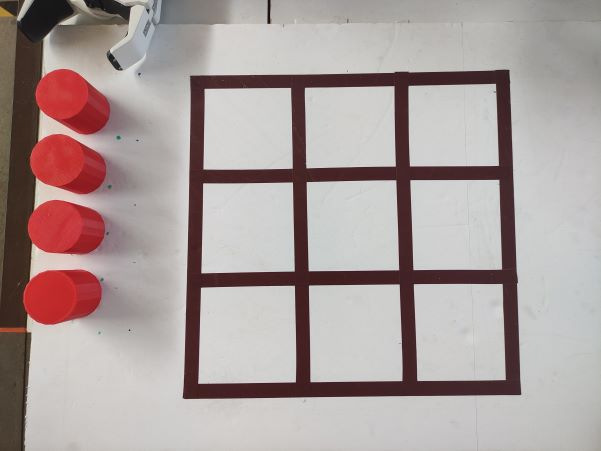
#> input picture tictactoe/img/playground_base.jpg, 601 x 451 px
$ python -i detect_board.py   (imports and definitions only)   (older library calls are emulated)
#> lines starting #> are read from the running program, lines starting #| are printed output that depends on the picture; after the words box and inside, x2 and y2 are one past the last pixel; in counts of white or black regions, pixels touching at a corner belong together
#> further down, picture is the input picture: shape (451, 601, 3); mean B, G, R 156.1, 157.8, 170.5
"""
Detect board using Hough transform and perform classification in each case
"""
from cv2 import cv2 as cv
import numpy as np

from sklearn.cluster import KMeans


def find_board(board_img):
    """
    Find the board in the image using Hough algorithm
    :param board_img: the image of the board
    :return: the vertical and horizontal lines
    """
    edges = cv.Canny(cv.cvtColor(board_img, cv.COLOR_BGR2GRAY), 210, 256)
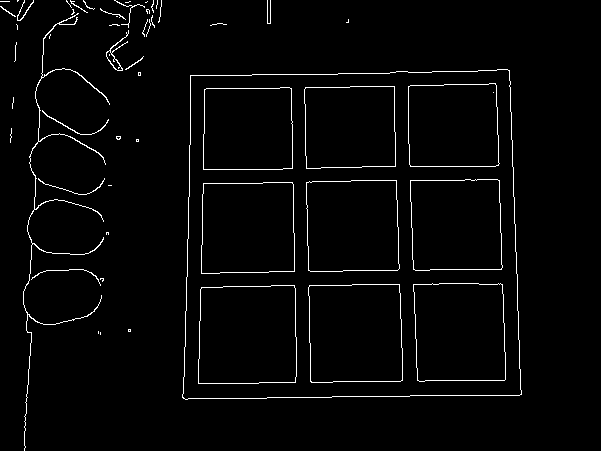
#> edges: shape (451, 601); 2.4% white in thin lines or dots, all inside (x1, y1, x2, y2) = (0, 0, 522, 451)
    rho = 1  # distance resolution in pixels of the Hough grid
    theta = np.pi / 180  # angular resolution in radians of the Hough grid
    # minimum number of votes (intersections in Hough grid cell)
    threshold = 15
    min_line_length = 150  # minimum number of pixels making up a line
    max_line_gap = 50  # maximum gap in pixels between connectable line segment
    # Run Hough on edge detected image
    # Output "lines" is an array containing endpoints of detected line segments
    lines = cv.HoughLinesP(edges, rho, theta, threshold, np.array([]),
                           min_line_length, max_line_gap)
#> lines = 34 rows, first 6: [190, 89, 510, 83], [406, 71, 417, 395], [189, 183, 396, 180], [185, 399, 455, 395], [183, 384, 402, 380], [190, 76, 509, 70]

    # Draw the lines on the edge image
    horizontal, vertical = [], []
    for line in lines:
        for x1, y1, x2, y2 in line:
            a = (y2 - y1) / (x2 - x1)
            b = y1 - a * x1

            if np.abs(a) < 0.1:
                horizontal.append((a, b))
            elif np.abs(a) > 2:
                vertical.append((a, b))
#> this loop made 34 passes
#> line on passes 1 to 12: [[190, 89, 510, 83]], [[406, 71, 417, 395]], [[189, 183, 396, 180]], [[185, 399, 455, 395]], [[183, 384, 402, 380]], [[190, 76, 509, 70]], [[189, 169, 415, 166]], [[186, 288, 517, 282]], [[509, 71, 520, 394]], [[495, 70, 506, 395]], [[186, 310, 190, 75]], [[394, 120, 403, 396]]
#> after the loop, horizontal = [(-0.0187, 92.56), (-0.0145, 185.7), (-0.0148, 401.7), (-0.0183, 387.3), (-0.0188, 79.57), (-0.0133, 171.5), (-0.0181, 291.4)]; vertical = 27 pairs, first value -58.75 to 58.4, second value -17724 to 11237.5
    vertical = np.array(vertical)
    V = np.array([(200 - b) / a for a, b in vertical]).reshape(-1, 1)
#> V = 27 values, max 513.4 at index 1, min 29.72 at index 21, mean 173.3
    kmeans = KMeans(n_clusters=4, random_state=0).fit(V)
    vertical = np.array(
        [vertical[np.where(kmeans.labels_ == i)[0]].mean(axis=0)
         for i in range(4)])
#> vertical = [[-6.33, 517.5], [29.83, -13091.9], [-54.33, 10908.2], [55.83, -16654.9]]
    horizontal = np.array(horizontal)
#> horizontal = [[-0.0187, 92.56], [-0.0145, 185.7], [-0.0148, 401.7], [-0.0183, 387.3], [-0.0188, 79.57], [-0.0133, 171.5], [-0.0181, 291.4]]
    H = np.array([200 * a + b for a, b in horizontal]).reshape(-1, 1)
#> H = [88.81, 182.8, 398.8, 383.7, 75.81, 168.9, 287.7]
    kmeans = KMeans(n_clusters=4, random_state=0).fit(H)
    horizontal = np.array(
        [horizontal[np.where(kmeans.labels_ == i)[0]].mean(axis=0)
         for i in range(4)])
#> horizontal = [[-0.0165, 394.5], [-0.0188, 86.07], [-0.0139, 178.6], [-0.0181, 291.4]]
    V = np.array([(200 - b) / a for a, b in vertical])
#> V = [50.14, 445.6, 197.1, 301.9]
    vertical = vertical[V.argsort()]
#> vertical = [[-6.33, 517.5], [-54.33, 10908.2], [55.83, -16654.9], [29.83, -13091.9]]
    H = np.array([200 * a + b for a, b in horizontal])
#> H = [391.2, 82.31, 175.8, 287.7]
    horizontal = horizontal[H.argsort()]
#> horizontal = [[-0.0188, 86.07], [-0.0139, 178.6], [-0.0181, 291.4], [-0.0165, 394.5]]

    return vertical.tolist(), horizontal.tolist()


# [57 lines left out: functions find_board_corners, find_board_cases, get_board_cases, not called in this run]

>>> import cv2
>>> picture = cv2.imread('../img/playground_base.jpg')
>>> result = find_board(picture)
#> result = ([[-6.33, 517.5], [-54.33, 10908.2], [55.83, -16654.9], [29.83, -13091.9]], [[-0.0188, 86.07], [-0.0139, 178.6], [-0.0181, 291.4], [-0.0165, 394.5]])

$ run again, on tictactoe/img/dimPieces2.png
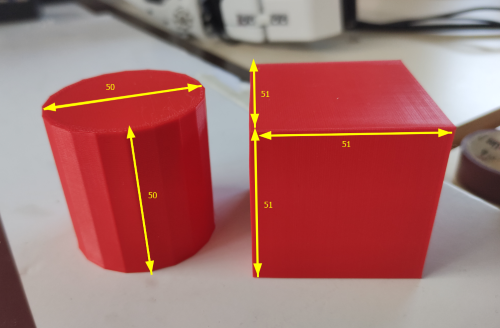
#> input picture tictactoe/img/dimPieces2.png, 500 x 328 px
#> picture is the input picture: shape (328, 500, 3); mean B, G, R 106.2, 108.2, 166.1
#> in find_board, `edges = cv.Canny(cv.cvtColor(board_img, cv.COLOR_BGR2GRAY), 210, 256)`:
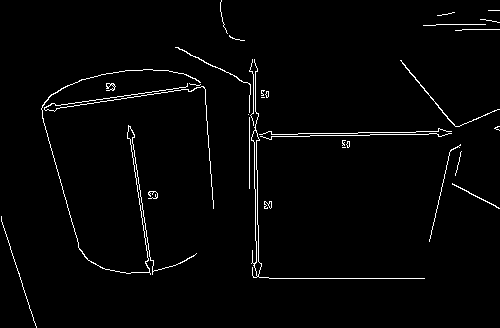
#> edges: shape (328, 500); 2.1% white in thin lines or dots
#> lines = 13 rows, first 6: [119, 71, 148, 258], [208, 136, 499, 130], [269, 278, 424, 278], [208, 137, 451, 133], [41, 109, 255, 79], [121, 71, 152, 271]
#> the loop in find_board, `for line in lines:` made 13 passes
#> after the loop in find_board, `for line in lines:`: horizontal = [(-0.0206, 140.3), (0, 278), (-0.0165, 140.4), (-0.0207, 139.2)]; vertical = [(6.45, -696.3), (6.45, -709.6), (54.25, -13720.5), (54.5, -13675), (-20.22, 5369), (62.67, -15780.7)]
#> in find_board, `vertical = np.array(vertical)`: vertical = [[6.45, -696.3], [6.45, -709.6], [54.25, -13720.5], [54.5, -13675], [-20.22, 5369], [62.67, -15780.7]]
#> in find_board, `V = np.array([(200 - b) / a for a, b in vertical]).reshape(-1, 1)`: V = [139, 141, 256.6, 254.6, 255.6, 255]
#> in find_board, `vertical = np.array( [vertical[np.where(kmeans.labels_ == i)[0]].mean(..`: vertical = [[58.58, -14727.8], [6.45, -709.6], [17.01, -4175.8], [6.45, -696.3]]
#> in find_board, `horizontal = np.array(horizontal)`: horizontal = [[-0.0206, 140.3], [0, 278], [-0.0165, 140.4], [-0.0207, 139.2]]
#> in find_board, `H = np.array([200 * a + b for a, b in horizontal]).reshape(-1, 1)`: H = [136.2, 278, 137.1, 135.1]
#> in find_board, `horizontal = np.array( [horizontal[np.where(kmeans.labels_ == i)[0]].m..`: horizontal = [[-0.0165, 140.4], [0, 278], [-0.0207, 139.2], [-0.0206, 140.3]]
#> in find_board, `V = np.array([(200 - b) / a for a, b in vertical])`: V = [254.8, 141, 257.2, 139]
#> in find_board, `vertical = vertical[V.argsort()]`: vertical = [[6.45, -696.3], [6.45, -709.6], [58.58, -14727.8], [17.01, -4175.8]]
#> in find_board, `H = np.array([200 * a + b for a, b in horizontal])`: H = [137.1, 278, 135.1, 136.2]
#> in find_board, `horizontal = horizontal[H.argsort()]`: horizontal = [[-0.0207, 139.2], [-0.0206, 140.3], [-0.0165, 140.4], [0, 278]]
#> result = ([[6.45, -696.3], [6.45, -709.6], [58.58, -14727.8], [17.01, -4175.8]], [[-0.0207, 139.2], [-0.0206, 140.3], [-0.0165, 140.4], [0, 278]])
